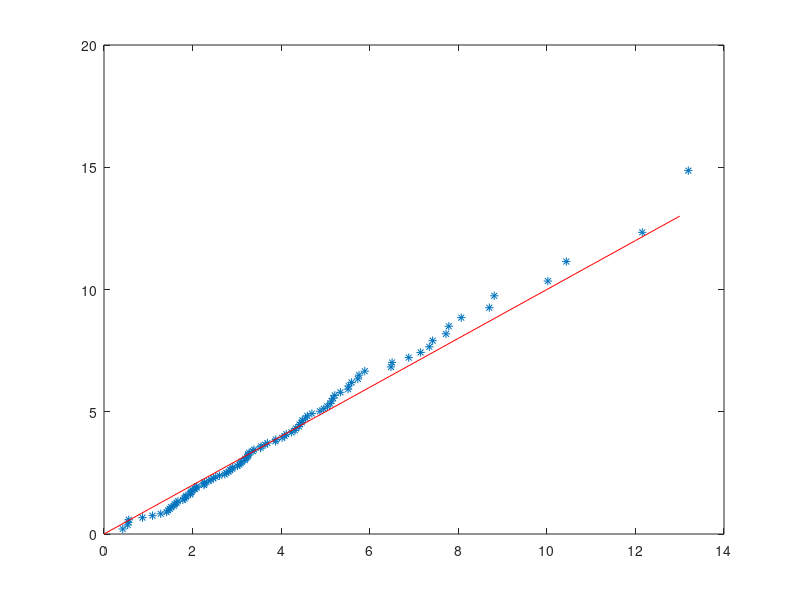

Write the MATLAB code that produced this figure.
%Multidimensional data distribution test
%X=[data], rows: Number of samples, col: Dimension
%QQ image
X=normrnd(0,1,100,4);
[N,P]=size(X);
d=mahal(X,X);
d1=sort(d);
pt=[[1:N]-0.5]/N;
x2=chi2inv(pt,P);
plot(d1,x2','*',[0:max(d1)],[0:max(d1)],'-r');